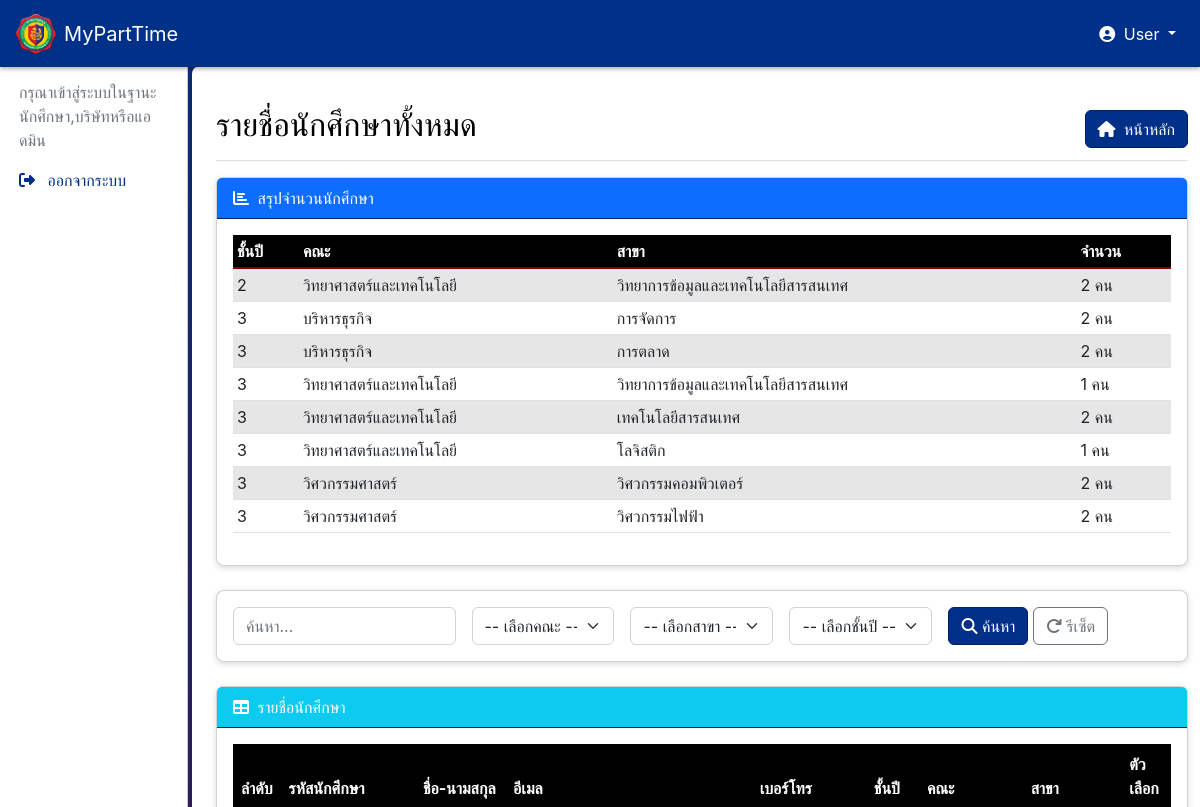
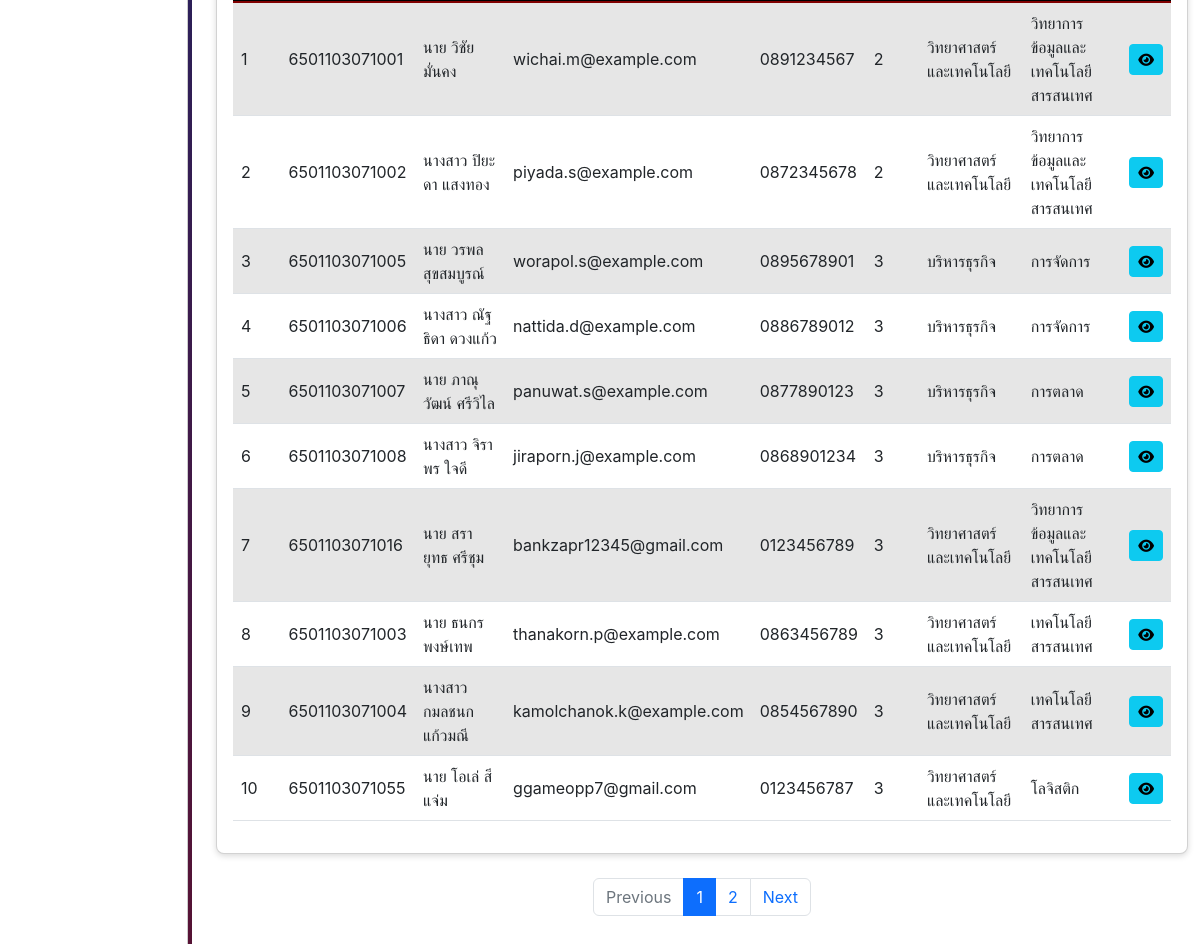
/modules/students/index.php, run on the app's committed database (2 pictures, top to bottom).
### tables this page shows
CREATE TABLE `students` (
  `student_id` int(11) NOT NULL,
  `student_code` varchar(13) DEFAULT NULL,
  `password` varchar(255) NOT NULL,
  `title` varchar(10) DEFAULT NULL,
  `first_name` varchar(50) NOT NULL,
  `last_name` varchar(50) NOT NULL,
  `birth_date` date DEFAULT NULL,
  `email` varchar(100) NOT NULL,
  `phone` varchar(15) DEFAULT NULL,
  `university_name` varchar(100) DEFAULT NULL,
  `faculty_name` varchar(100) DEFAULT NULL,
  `major_name` varchar(100) DEFAULT NULL,
  `education_level` varchar(50) DEFAULT NULL,
  `year` int(5) DEFAULT NULL,
  `gpa` decimal(4,2) DEFAULT NULL,
  `employment_status` varchar(20) DEFAULT 'unemployed',
  `skill` text DEFAULT NULL,
  `experience` text DEFAULT NULL,
  `address` text DEFAULT NULL,
  `province` varchar(100) DEFAULT NULL,
  `postal_code` varchar(10) DEFAULT NULL,
  `updated_at` datetime DEFAULT NULL,
  `profile_image` varchar(255) DEFAULT NULL
);

### includes/database.php (called while the page is built, shortened)
<?php
class Database {
    private $host = "localhost";
    private $db_name = "myparttimedb";
    private $username = "root";
    private $password = "";
    private $connection;
    private function connect() {
        try {
            $this->connection = new PDO(
                "mysql:host=" . $this->host . ";dbname=" . $this->db_name . ";charset=utf8",
                $this->username,
                $this->password
            );
            $this->connection->setAttribute(PDO::ATTR_ERRMODE, PDO::ERRMODE_EXCEPTION);
        } catch (PDOException $e) {
            error_log("Connection error: " . $e->getMessage());
            $this->connection = null;
        }
    }
    public function getConnection() {
        return $this->connection;
    }
    public function getRow($sql, $params = []) {
        try {
            $stmt = $this->getConnection()->prepare($sql);
            $stmt->execute($params);
            return $stmt->fetch(PDO::FETCH_ASSOC);
        } catch (PDOException $e) {
            error_log("Database query error: " . $e->getMessage());
            return false;
        }
    }
    public function getRows($sql, $params = []) {
        try {
            $stmt = $this->getConnection()->prepare($sql);
            $stmt->execute($params);
            return $stmt->fetchAll(PDO::FETCH_ASSOC);
        } catch (PDOException $e) {
            error_log("Database query error: " . $e->getMessage());
            return false;
        }
    }
}
?>

### modules/students/index.php (the view, shortened to what this page needs)
<?php
$page_title = "รายชื่อนักศึกษาทั้งหมด";
include(BASE_PATH . '/layouts/header.php');
$page = isset($_GET['page']) ? (int)$_GET['page'] : 1;
$records_per_page = RECORDS_PER_PAGE;
$offset = ($page - 1) * $records_per_page;
$search = isset($_GET['search']) ? $_GET['search'] : '';
$faculty_filter = isset($_GET['faculty']) ? $_GET['faculty'] : '';
$year_filter = isset($_GET['year']) ? $_GET['year'] : '';
$major_filter = isset($_GET['major']) ? $_GET['major'] : '';
$params = [];
$where_clause = " WHERE 1=1";
$count_sql = "SELECT COUNT(*) as total FROM students" . $where_clause;
$count_result = $database->getRow($count_sql, $params);
$total_records = $count_result['total'] ?? 0;
$total_pages = ceil($total_records / $records_per_page);
$sql = "SELECT * FROM students" . $where_clause . " ORDER BY year ASC, faculty_name ASC, major_name ASC LIMIT " . $offset . ", " . $records_per_page;
try {
    $students = $database->getRows($sql, $params);
} catch (PDOException $e) {
    error_log("Error fetching students: " . $e->getMessage());
    $students = [];
}
$summary_sql = "SELECT year, faculty_name, major_name, COUNT(*) as count FROM students GROUP BY year, faculty_name, major_name ORDER BY year ASC, faculty_name ASC, major_name ASC";
$summary = $database->getRows($summary_sql);
?>
<div class="d-flex justify-content-between flex-wrap flex-md-nowrap align-items-center pt-3 pb-2 mb-3 border-bottom">
    <h1 class="h2"><?php echo $page_title; ?></h1>
    <div class="btn-group float-end" role="group">
            <a href="/Myparttime/dashboard.php" class="btn btn-primary">
                <i class="fas fa-home me-1"></i> หน้าหลัก
            </a>
        </div>
</div>
<div class="card mb-4">
    <div class="card-header bg-primary text-white">
        <i class="fas fa-chart-bar me-1"></i> สรุปจำนวนนักศึกษา
    </div>
    <div class="card-body">
        <div class="table-responsive">
            <table class="table table-striped table-sm">
                <thead>
                    <tr>
                        <th>ชั้นปี</th>
                        <th>คณะ</th>
                        <th>สาขา</th>
                        <th>จำนวน</th>
                    </tr>
                </thead>
                <tbody>
                    <?php foreach ($summary as $item): ?>
                    <tr>
                        <td><?php echo $item['year']; ?></td>
                        <td><?php echo htmlspecialchars($item['faculty_name']); ?></td>
                        <td><?php echo htmlspecialchars($item['major_name']); ?></td>
                        <td><?php echo $item['count']; ?> คน</td>
                    </tr>
                    <?php endforeach; ?>
                </tbody>
            </table>
        </div>
    </div>
</div>
<div class="card mb-4">
    <div class="card-body">
        <form method="GET" action="" class="row g-3">
            <div class="col-md-3">
                <div class="input-group">
                    <input type="text" class="form-control" name="search" placeholder="ค้นหา..."
                           value="<?php echo htmlspecialchars($search); ?>">
                </div>
            </div>
            <div class="col-md-2">
    <select class="form-select" name="faculty" id="faculty-filter">
        <option value="">-- เลือกคณะ --</option>
    </select>
</div>
<div class="col-md-2">
    <select class="form-select" name="major" id="major-filter">
        <option value="">-- เลือกสาขา --</option>
    </select>
</div>
            <div class="col-md-2">
                <select class="form-select" name="year">
                    <option value="">-- เลือกชั้นปี --</option>
                </select>
            </div>
            <div class="col-md-3">
                <button class="btn btn-primary" type="submit">
                    <i class="fas fa-search"></i> ค้นหา
                </button>
                <a href="index.php" class="btn btn-outline-secondary">
                    <i class="fas fa-redo"></i> รีเซ็ต
                </a>
            </div>
        </form>
    </div>
</div>
<div class="card">
    <div class="card-header bg-info text-white">
        <i class="fas fa-table me-1"></i> รายชื่อนักศึกษา
    </div>
    <div class="card-body">
        <div class="table-responsive">
            <table class="table table-striped table-hover align-middle">
                <thead class="table-light">
                    <tr>
                        <th width="5%">ลำดับ</th>
                        <th width="10%">รหัสนักศึกษา</th>
                        <th width="15%">ชื่อ-นามสกุล</th>
                        <th width="15%">อีเมล</th>
                        <th width="10%">เบอร์โทร</th>
                        <th width="10%">ชั้นปี</th>
                        <th width="15%">คณะ</th>
                        <th width="15%">สาขา</th>
                        <th width="5%">ตัวเลือก</th>
                    </tr>
                </thead>
                <tbody>
                    <?php if (!empty($students)): ?>
                        <?php foreach ($students as $index => $student): ?>
                            <tr>
                                <td><?php echo $offset + $index + 1; ?></td>
                                <td><?php echo htmlspecialchars($student['student_code']); ?></td>
                                <td><?php echo htmlspecialchars($student['title'] . ' ' . $student['first_name'] . ' ' . $student['last_name']); ?></td>
                                <td><?php echo htmlspecialchars($student['email']); ?></td>
                                <td><?php echo htmlspecialchars($student['phone'] ?? 'ไม่ระบุ'); ?></td>
                                <td><?php echo htmlspecialchars($student['year']); ?></td>
                                <td><?php echo htmlspecialchars($student['faculty_name']); ?></td>
                                <td><?php echo htmlspecialchars($student['major_name']); ?></td>
                                <td class="text-center">
                                    <a href="view.php?id=<?php echo $student['student_id']; ?>" class="btn btn-sm btn-info">
                                        <i class="fas fa-eye"></i>
                                    </a>
                                </td>
                            </tr>
                        <?php endforeach; ?>
                    <?php else: ?>
                        <tr>
                            <td colspan="9" class="text-center">ไม่พบข้อมูลนักศึกษา</td>
                        </tr>
                    <?php endif; ?>
                </tbody>
            </table>
        </div>
    </div>
</div>
<?php if ($total_pages > 1): ?>
<nav aria-label="Page navigation" class="mt-4">
    <ul class="pagination justify-content-center">
        <li class="page-item <?php echo $page <= 1 ? 'disabled' : ''; ?>">
            <a class="page-link" href="?page=<?php echo $page - 1; ?>&search=<?php echo urlencode($search); ?>&faculty=<?php echo urlencode($faculty_filter); ?>&major=<?php echo urlencode($major_filter); ?>&year=<?php echo urlencode($year_filter); ?>">Previous</a>
        </li>
        <?php for ($i = 1; $i <= $total_pages; $i++): ?>
        <li class="page-item <?php echo $i == $page ? 'active' : ''; ?>">
            <a class="page-link" href="?page=<?php echo $i; ?>&search=<?php echo urlencode($search); ?>&faculty=<?php echo urlencode($faculty_filter); ?>&major=<?php echo urlencode($major_filter); ?>&year=<?php echo urlencode($year_filter); ?>"><?php echo $i; ?></a>
        </li>
        <?php endfor; ?>
        <li class="page-item <?php echo $page >= $total_pages ? 'disabled' : ''; ?>">
            <a class="page-link" href="?page=<?php echo $page + 1; ?>&search=<?php echo urlencode($search); ?>&faculty=<?php echo urlencode($faculty_filter); ?>&major=<?php echo urlencode($major_filter); ?>&year=<?php echo urlencode($year_filter); ?>">Next</a>
        </li>
    </ul>
</nav>
<?php endif; ?>
<?php
require_once $_SERVER['DOCUMENT_ROOT'] . ROOT_URL . '/layouts/footer.php';
?>

### assets/css/admin.css (style rules this page uses)
body { background: linear-gradient(135deg, #003087 0%, #a10000 100%); color: #ffffff; padding-top: 5px; }
.card { background-color: #ffffff; margin-bottom: 20px; border-radius: 8px; box-shadow: 0 2px 6px rgba(0, 0, 0, 0.15); }
.card-header { background-color: #003087; color: #ffffff; border-bottom: 1px solid #002060; }
.table thead th { background-color: #000000; color: #ffffff; border-bottom: 2px solid #800000; }
.table-striped tbody tr:nth-of-type(odd) { background-color: rgba(0, 48, 135, 0.05); }
.table-striped tbody tr:nth-of-type(even) { background-color: #ffffff; }
.btn-primary { background-color: #003087; border-color: #002060; }
body, .form-control, .btn { font-family: -apple-system, BlinkMacSystemFont, "Segoe UI", Roboto, "Helvetica Neue", Arial, "Noto Sans", "Liberation Sans", sans-serif, "Apple Color Emoji", "Segoe UI Emoji", "Segoe UI Symbol", "Noto Color Emoji", "Sarabun", "Prompt", "TH Sarabun New"; }
.table-striped tbody tr:nth-of-type(odd) { background-color: rgba(0, 0, 0, 0.05); }
html, body { height: 100%; margin: 0; padding: 33px 0 0 0; overflow-y: auto; overflow-x: hidden; }
.fas, .far, .fab { font-family: 'Font Awesome 6 Free', sans-serif !important; display: inline-block; }

### data on the page
students: index "1", student_code "6501103071001", title+first_name+last_name "นาย วิชัย มั่นคง", email "wichai.m@example.com", phone "0891234567", year "2", faculty_name "วิทยาศาสตร์และเทคโนโลยี", major_name "วิทยาการข้อมูลและเทคโนโลยีสารสนเทศ"
students: index "2", student_code "6501103071002", title+first_name+last_name "นางสาว ปิยะดา แสงทอง", email "piyada.s@example.com", phone "0872345678", year "2", faculty_name "วิทยาศาสตร์และเทคโนโลยี", major_name "วิทยาการข้อมูลและเทคโนโลยีสารสนเทศ"
students: index "3", student_code "6501103071005", title+first_name+last_name "นาย วรพล สุขสมบูรณ์", email "worapol.s@example.com", phone "0895678901", year "3", faculty_name "บริหารธุรกิจ", major_name "การจัดการ"
students: index "4", student_code "6501103071006", title+first_name+last_name "นางสาว ณัฐธิดา ดวงแก้ว", email "nattida.d@example.com", phone "0886789012", year "3", faculty_name "บริหารธุรกิจ", major_name "การจัดการ"
students: index "5", student_code "6501103071007", title+first_name+last_name "นาย ภาณุวัฒน์ ศรีวิไล", email "panuwat.s@example.com", phone "0877890123", year "3", faculty_name "บริหารธุรกิจ", major_name "การตลาด"
students: index "6", student_code "6501103071008", title+first_name+last_name "นางสาว จิราพร ใจดี", email "jiraporn.j@example.com", phone "0868901234", year "3", faculty_name "บริหารธุรกิจ", major_name "การตลาด"
students: index "7", student_code "6501103071016", title+first_name+last_name "นาย สรายุทธ ศรีชุม", email "bankzapr12345@gmail.com", phone "0123456789", year "3", faculty_name "วิทยาศาสตร์และเทคโนโลยี", major_name "วิทยาการข้อมูลและเทคโนโลยีสารสนเทศ"
students: index "8", student_code "6501103071003", title+first_name+last_name "นาย ธนกร พงษ์เทพ", email "thanakorn.p@example.com", phone "0863456789", year "3", faculty_name "วิทยาศาสตร์และเทคโนโลยี", major_name "เทคโนโลยีสารสนเทศ"
students: index "9", student_code "6501103071004", title+first_name+last_name "นางสาว กมลชนก แก้วมณี", email "kamolchanok.k@example.com", phone "0854567890", year "3", faculty_name "วิทยาศาสตร์และเทคโนโลยี", major_name "เทคโนโลยีสารสนเทศ"
students: index "10", student_code "6501103071055", title+first_name+last_name "นาย โอเล่ สีแจ่ม", email "ggameopp7@gmail.com", phone "0123456787", year "3", faculty_name "วิทยาศาสตร์และเทคโนโลยี", major_name "โลจิสติก"

### other printed values
SITE_NAME "MyPartTime"
$page_title "รายชื่อนักศึกษาทั้งหมด"
$item['year'] "2"
$item['faculty_name'] "วิทยาศาสตร์และเทคโนโลยี"
$item['major_name'] "วิทยาการข้อมูลและเทคโนโลยีสารสนเทศ"
$item['count'] "2"
$item['year'] "3"
$item['faculty_name'] "บริหารธุรกิจ"
$item['major_name'] "การจัดการ"
$item['major_name'] "การตลาด"
$item['count'] "1"
$item['major_name'] "เทคโนโลยีสารสนเทศ"
$item['major_name'] "โลจิสติก"
$item['faculty_name'] "วิศวกรรมศาสตร์"
$item['major_name'] "วิศวกรรมคอมพิวเตอร์"
